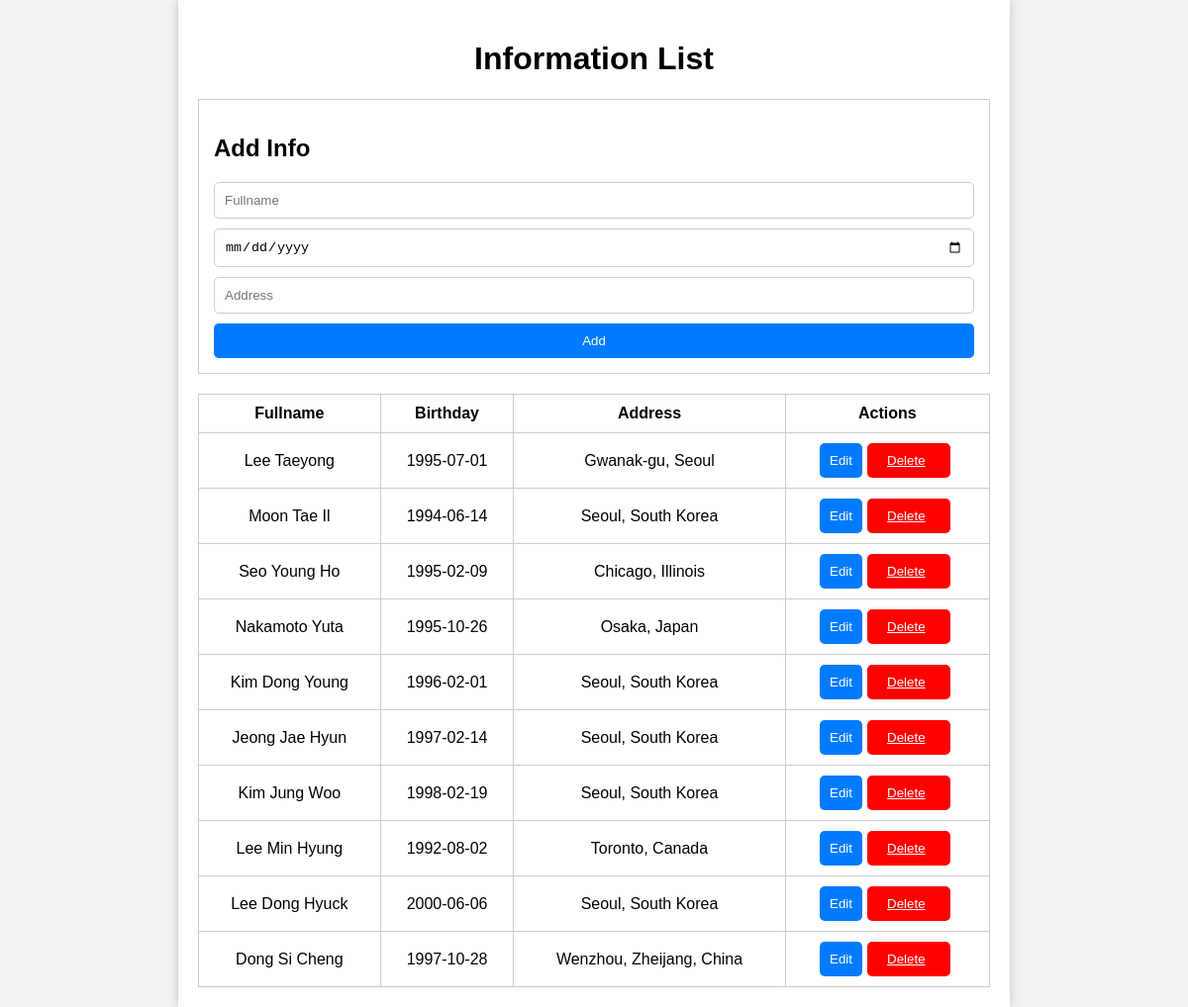
The page / on the database its author committed.
### tables this page shows
CREATE TABLE `users` (
  `id` int(11) NOT NULL,
  `fullname` varchar(100) DEFAULT NULL,
  `bday` varchar(100) DEFAULT NULL,
  `address` varchar(100) DEFAULT NULL
);

### index.php (the view, shortened to what this page needs)
<?php
include_once('connection.php');
$sql = "SELECT * FROM users";
$result = mysqli_query($connection, $sql);
?>
<!DOCTYPE html>
<html>
<head>
    <link href="style.css" rel="stylesheet" type="text/css" />
</head>
<body>
    <div class="container">
        <h1>Information List</h1>
        <div class="form">
            <h2>Add Info</h2>
            <form method="post" action="add.php">
                <input type="text" name="fullname" placeholder="Fullname">
                <input type="date" name="bday" placeholder="Birthdate">
                <input type="text" name="address" placeholder="Address">
                <button type="submit">Add</button>
            </form>
        </div>
        <table>
            <tr>
                <th>Fullname</th>
                <th>Birthday</th>
                <th>Address</th>
                <th>Actions</th>
            </tr>
        <?php
            while ($row = mysqli_fetch_assoc($result)) {
                echo "<tr>";
                echo "<td>" . $row['fullname'] . "</td>";
                echo "<td>" . $row['bday'] . "</td>";
                echo "<td>" . $row['address'] . "</td>";
                echo "<td>";
                echo '<button class="edit-btn" onclick="openEditModal(' . $row['id'] . ', \'' . $row['fullname'] . '\', \'' . $row['bday'] . '\', \'' . $row['address'] . '\')">Edit</button>';
                echo '<button class="delete-btn"><a href="delete.php?id=' . $row['id'] . '">Delete</a></button>';
                echo "</td>";
                echo "</tr>";
            }
        ?>
        </table>
    </div>
</body>
</html>

### style.css (style rules this page uses)
body { font-family: Arial, sans-serif; background-color: #f2f2f2; margin: 0; padding: 0; }
.container { max-width: 800px; margin: 0 auto; background-color: #fff; padding: 20px; box-shadow: 0 0 10px rgba(0, 0, 0, 0.2); }
h1 { text-align: center; }
.form { border: 1px solid #ccc; padding: 15px; margin-bottom: 20px; }
form { display: flex; flex-direction: column; }
input[type="text"], input[type="date"] { padding: 10px; margin-bottom: 10px; border: 1px solid #ccc; border-radius: 5px; }
button { background-color: #007bff; color: #fff; border: none; padding: 10px 20px; cursor: pointer; border-radius: 5px; }
table { width: 100%; border-collapse: collapse; }
th, td { border: 1px solid #ccc; padding: 10px; text-align: center; }
.edit-btn, a { background-color: #007bff; color: #fff; border: none; padding: 10px 10px; cursor: pointer; margin-right: 5px; padding: 10px; }
.delete-btn, a { background-color: red; color: #fff; border: none; padding: 5px 10px; cursor: pointer; margin-right: 5px; padding: 10px; }

### rows shown on the page
users: fullname "Lee Taeyong", bday "1995-07-01", address "Gwanak-gu, Seoul"
users: fullname "Moon Tae Il", bday "1994-06-14", address "Seoul, South Korea"
users: fullname "Seo Young Ho", bday "1995-02-09", address "Chicago, Illinois"
users: fullname "Nakamoto Yuta", bday "1995-10-26", address "Osaka, Japan"
users: fullname "Kim Dong Young", bday "1996-02-01", address "Seoul, South Korea"
users: fullname "Jeong Jae Hyun", bday "1997-02-14", address "Seoul, South Korea"
users: fullname "Kim Jung Woo", bday "1998-02-19", address "Seoul, South Korea"
users: fullname "Lee Min Hyung", bday "1992-08-02", address "Toronto, Canada"
users: fullname "Lee Dong Hyuck", bday "2000-06-06", address "Seoul, South Korea"
users: fullname "Dong Si Cheng", bday "1997-10-28", address "Wenzhou, Zheijang, China"
